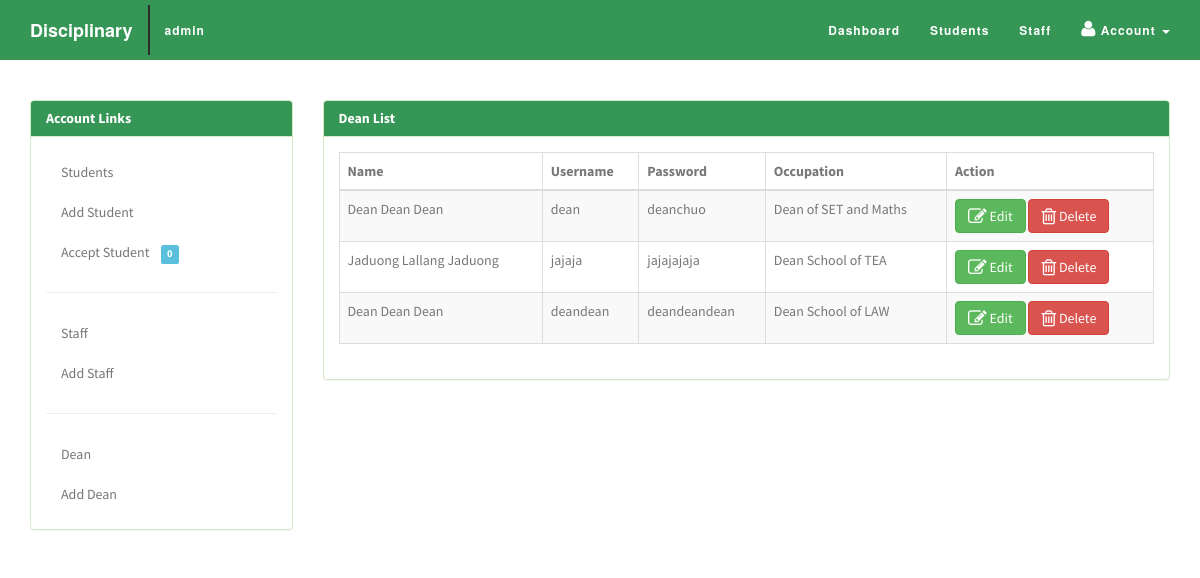
The page /admin/deanlist.php (signed in) on the database its author committed.
### tables this page shows
CREATE TABLE IF NOT EXISTS `dean` (
  `id` int(255) NOT NULL AUTO_INCREMENT,
  `username` varchar(150) NOT NULL,
  `password` varchar(150) NOT NULL,
  `fname` varchar(150) NOT NULL,
  `mname` varchar(150) NOT NULL,
  `lname` varchar(150) NOT NULL,
  `occupation` varchar(150) NOT NULL,
  `birth` varchar(150) NOT NULL,
  `gender` varchar(150) NOT NULL,
  `status` varchar(150) NOT NULL,
  `usertype` varchar(150) NOT NULL,
  PRIMARY KEY (`id`)
);

### admin/deanlist.php (the view, shortened to what this page needs)
<!DOCTYPE html>
<html lang="en-US" class="no-js">
	<head>
		<link rel="stylesheet" href="../css/bootstrap.css">
		<link rel="stylesheet" href="../css/bootstrap.min.css">
		<link rel="stylesheet" href="../css/font-awesome.css">
		<link rel="stylesheet" href="../css/font-awesome.min.css">
		<link rel="stylesheet" href="../css/animate.min.css">
		<link rel="stylesheet" href="../css/admin.css">
     </head>
<body>
     <div class="navbar navbar-default navbar-fixed-top">
        <div class="container">
            <div class="navbar-header">
                <a class="navbar-brand"> Disciplinary</a>
            </div>
            <div class="collapse navbar-collapse novelist-nav">
			   <ul class="nav navbar-nav navbar-left">
                    <li>
                        <a class="user"><?php
			   $username =$_SESSION['username'];
			   $result = mysql_query("SELECT * FROM admin WHERE username='$username'");
			   while($row = mysql_fetch_array($result))
						{
						echo $row['username'];
						} ?></a>
                    </li>
				</ul>
                <ul class="nav navbar-nav navbar-right">
                    <li>
                        <a href="../admin/">Dashboard</a>
                    </li>
                    <li>
                        <a href="studentslist.php">Students</a>
                    </li>
                    <li>
                        <a href="stafflist.php">Staff</a>
                    </li>
					<li class="dropdown user-dropdown">
              <a href="#" class="dropdown-toggle" data-toggle="dropdown"><i class="fa fa-user"></i>&nbsp;Account<b>
			  </b> <b class="caret"></b></a>
            </li>
                </ul>
            </div>
        </div>
    </div>
	 <section class="admin" id="admin">
     <div class="container">
		  <div class="row">
			 <div id="sidebar" class="col-md-3">
				<div class="panel panel-success">
					<div class="panel-heading">
						<h5 class="panel-title">Account Links</h5>
					</div>
					<div id="sidenav" class="panel-body">
					   <ul class="list-unstyled nav sidenav">
					     <li><a href="studentslist.php">Students</a></li>
						 <li><a href="addstudent.php">Add Student</a></li>
						 <li><a href="acceptstudent.php">Accept Student&nbsp;&nbsp;&nbsp;
						 <span class="label label-info">
						 <?php
			   $result = mysql_query("SELECT * FROM student WHERE accepted=0");
               $num_rows = mysql_num_rows($result);
               echo $num_rows; ?>
			   </span>
			             </a></li>
						 <hr>
						 <li><a href="stafflist.php">Staff</a></li>
						 <li><a href="addstaff.php">Add Staff</a></li>
						 <hr>
						 <li><a href="deanlist.php">Dean</a></li>
						 <li><a href="adddean.php">Add Dean</a></li>
					  </ul>
					</div>
				</div>
			</div>
			<div class="col-md-9">
	         <div id="welcome" class="panel panel-success">
			   <div class="panel-heading">
				  <h3 class="panel-title">Dean List</h3>
			   </div>
			   <div class="panel-body">
			     <div class="table-responsive">
			     <table class="table table-bordered table-hover table-striped tablesorter">
								  <thead>
									<tr>
									  <th>Name</th>
									  <th>Username</th>
									  <th>Password</th>
									  <th>Occupation</th>
									  <th>Action</th>
									</tr>
								  </thead>
								  <tbody>
									<?php
			$result = mysql_query("SELECT * FROM dean");
					while($row = mysql_fetch_array($result))
						{
							echo '<tr>';
							echo '<td>'.$row['fname'].'&nbsp;'.$row['mname'].'&nbsp;'.$row['lname'].'</td>';
							echo '<td>'.$row['username'].'</td>';
							echo '<td>'.$row['password'].'</td>';
							echo '<td>'.$row['occupation'].'</td>';
							echo '<td>
							<a class="btn btn-success" href="editdean.php?id=' . $row['id'] . '"><i class="icon-edit icon-large"></i>&nbsp;Edit</a>
							<a class="btn btn-danger" id="'.$row['id'].'" ><i class="icon-trash icon-large"></i>&nbsp;Delete</a></td>';
							echo '</tr>';
						}
			?>
								  </tbody>
								</table>
				 </div>
			   </div>
			   </div>
			  </div>
			 </div>
			</div>
		  	</section>
</body>
</html>

### css/admin.css (style rules this page uses)
html, body { height: 100%; width: 100%; font-family: 'Source Sans Pro', Helvetica, Arial, sans-serif; color: #FFFFFF; }
a:link,a:visited { outline: 0; }
h1, h2, h3, h4, h5, h6 { color: #777; font-weight: 300; }
.navbar { font-family: Montserrat,"Helvetica Neue",Helvetica,Arial,sans-serif; font-weight: 700; background: #369656; padding: 5px 0; float:none; text-align: center; vertical-align: middle; -webkit-transition: padding .3s; -moz-transition: padding .3s; transition: padding .3s; }
.navbar .nav li a { color: #FFFFFF; font-size: 12px; }
.navbar .nav li a i { color: #FFFFFF; font-size: 18px; }
.navbar .nav li .user { color: #FFFFFF; font-size: 12px; border-left: 2px solid #2b2b2b; }
.navbar .navbar-nav { letter-spacing: 1px; }
.navbar-default, .navbar-inverse { border: 0; }
.navbar-fixed-top .navbar-brand { font-weight: 700; color: #fff; -webkit-transition: all .3s; -moz-transition: all .3s; transition: all .3s; }
.admin { background: #fff; padding-top: 100px; overflow:hidden; color: #777; }
.admin .panel .panel-heading { background: #369656; color: #fff; }
.admin .panel .panel-heading .panel-title { font-size: 14px; font-weight: 700; }
.admin .panel .panel-body { color: #777; font-weight: 400; }
.admin .panel .panel-body ul li a { text-decoration: none; color: #777; font-weight: 400; }
.admin .table-responsive { color: #777; }
.admin .col-md-9 { color: #777; font-weight: 400; }

### rows shown on the page
dean: fname "Dean", mname "Dean", lname "Dean", username "dean", password "deanchuo", occupation "Dean of SET and Maths"
dean: fname "Jaduong", mname "Lallang", lname "Jaduong", username "jajaja", password "jajajajaja", occupation "Dean School of TEA"
dean: fname "Dean", mname "Dean", lname "Dean", username "deandean", password "deandeandean", occupation "Dean School of LAW"

### other values the page prints
$row['username'] "admin"
$num_rows "0"
